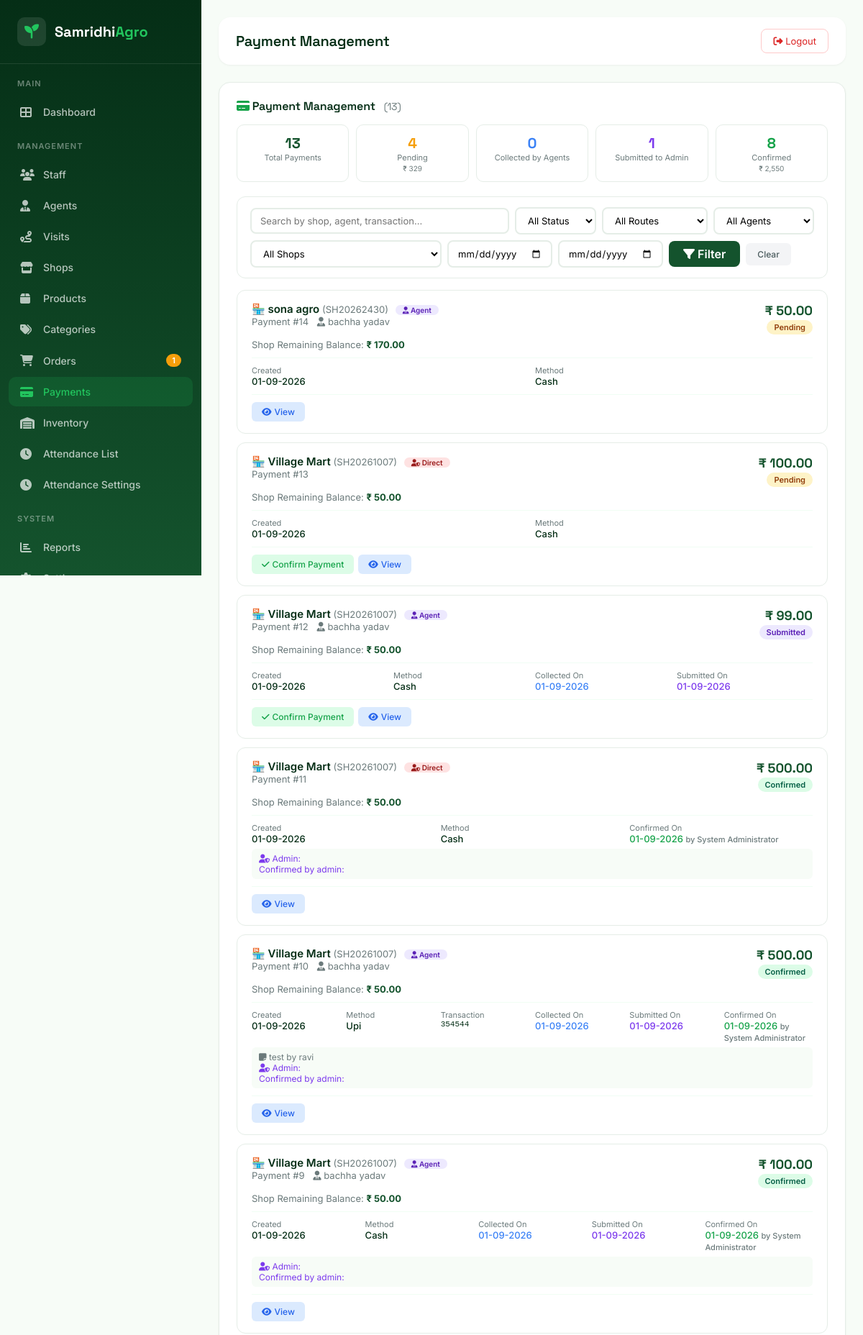
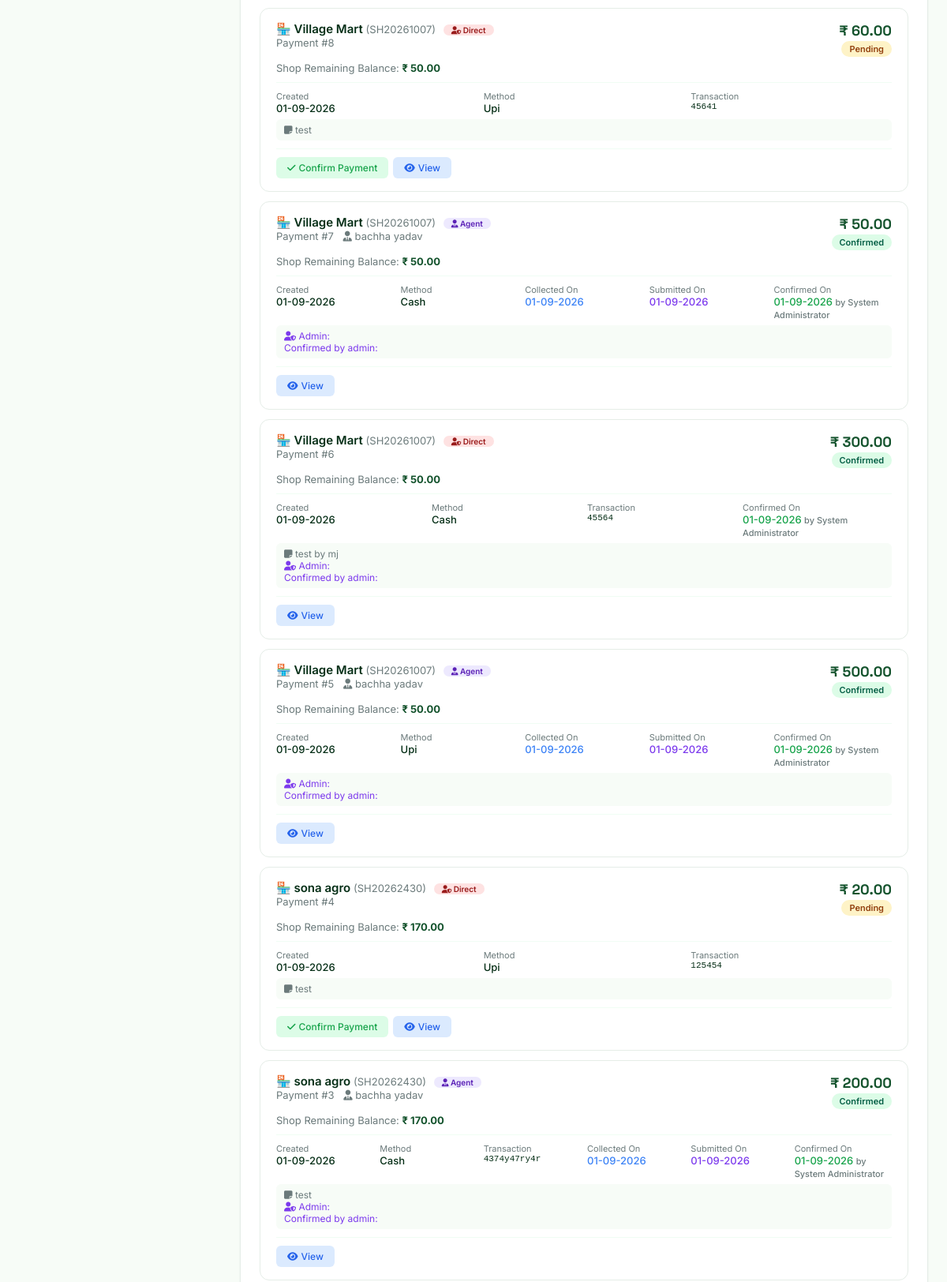
/admin/payments.php (signed in, upper part), run on the app's committed database (2 pictures, top to bottom).
### tables this page shows
CREATE TABLE `payments` (
  `id` int(11) NOT NULL,
  `shop_id` int(11) NOT NULL,
  `agent_id` int(11) DEFAULT NULL,
  `amount` decimal(12,2) NOT NULL,
  `pay_to` enum('agent','admin') NOT NULL DEFAULT 'agent',
  `payment_method` enum('cash','upi','bank_transfer','card','cheque') NOT NULL DEFAULT 'cash',
  `transaction_id` varchar(100) DEFAULT NULL,
  `notes` text DEFAULT NULL,
  `status` enum('pending','collected','submitted','confirmed') NOT NULL DEFAULT 'pending',
  `agent_collected_at` datetime DEFAULT NULL,
  `agent_collected_by` int(11) DEFAULT NULL,
  `submitted_at` datetime DEFAULT NULL,
  `submitted_by` int(11) DEFAULT NULL,
  `confirmed_at` datetime DEFAULT NULL,
  `confirmed_by` int(11) DEFAULT NULL,
  `admin_notes` text DEFAULT NULL,
  `created_by` int(11) NOT NULL,
  `created_at` datetime DEFAULT current_timestamp(),
  `updated_at` datetime DEFAULT current_timestamp() ON UPDATE current_timestamp()
);

CREATE TABLE `shops` (
  `id` int(11) NOT NULL,
  `user_id` int(11) NOT NULL,
  `shop_code` varchar(50) NOT NULL,
  `shop_name` varchar(100) NOT NULL,
  `shop_type` enum('retail','wholesale','both') NOT NULL DEFAULT 'retail',
  `owner_name` varchar(100) DEFAULT NULL,
  `phone` varchar(20) DEFAULT NULL,
  `email` varchar(100) DEFAULT NULL,
  `address` text DEFAULT NULL,
  `city` varchar(50) DEFAULT NULL,
  `state` varchar(50) DEFAULT NULL,
  `pincode` varchar(10) DEFAULT NULL,
  `gst_number` varchar(50) DEFAULT NULL,
  `establishment_year` int(4) DEFAULT NULL,
  `shop_category` varchar(50) NOT NULL DEFAULT 'grocery',
  `delivery_available` tinyint(1) NOT NULL DEFAULT 0,
  `working_hours_start` time DEFAULT NULL,
  `working_hours_end` time DEFAULT NULL,
  `weekend_days` varchar(100) DEFAULT NULL,
  `shop_image` varchar(255) DEFAULT NULL,
  `agent_id` int(11) DEFAULT NULL,
  `status` enum('pending','approved','rejected','suspended') NOT NULL DEFAULT 'pending',
  `approved_by` int(11) DEFAULT NULL,
  `approved_at` datetime DEFAULT NULL,
  `latitude` decimal(10,8) DEFAULT NULL,
  `longitude` decimal(11,8) DEFAULT NULL,
  `created_at` datetime NOT NULL DEFAULT current_timestamp(),
  `updated_at` datetime NOT NULL DEFAULT current_timestamp() ON UPDATE current_timestamp()
);

CREATE TABLE `users` (
  `id` int(11) NOT NULL,
  `username` varchar(50) NOT NULL,
  `email` varchar(100) NOT NULL,
  `password_hash` varchar(255) NOT NULL,
  `full_name` varchar(100) NOT NULL,
  `phone` varchar(20) DEFAULT NULL,
  `avatar` varchar(255) DEFAULT NULL,
  `role` enum('admin','staff','agent','shop') NOT NULL DEFAULT 'staff',
  `status` enum('active','inactive','suspended') NOT NULL DEFAULT 'active',
  `last_login` datetime DEFAULT NULL,
  `last_ip` varchar(45) DEFAULT NULL,
  `created_at` datetime NOT NULL DEFAULT current_timestamp(),
  `updated_at` datetime NOT NULL DEFAULT current_timestamp() ON UPDATE current_timestamp()
);

### admin/payments.php (the view, shortened to what the rows shown need)
<?php
require_once '../includes/admin_header.php';
$db = getDB();
$page = max(1, (int)($_GET['page'] ?? 1));
$perPage = PAGINATION_DEFAULT_LIMIT;
$offset = getPaginationOffset($page, $perPage);
$whereConditions = [];
$params = [];
$whereClause = !empty($whereConditions) ? 'WHERE ' . implode(' AND ', $whereConditions) : '';
$sql = "SELECT p.*,
        s.shop_name, s.shop_code, s.owner_name,
        ua.full_name as agent_name,
        uc.full_name as confirmed_by_name,
        (
            SELECT COALESCE(SUM(total_amount), 0)
            FROM orders
            WHERE shop_id = s.id AND status != 'cancelled'
        ) as total_dues,
        (
            SELECT COALESCE(SUM(amount), 0)
            FROM payments
            WHERE shop_id = s.id AND status = 'confirmed'
        ) as total_confirmed
        FROM payments p
        JOIN shops s ON p.shop_id = s.id
        LEFT JOIN agents a ON p.agent_id = a.id
        LEFT JOIN users ua ON a.user_id = ua.id
        LEFT JOIN users uc ON p.confirmed_by = uc.id
        $whereClause
        ORDER BY p.created_at DESC
        LIMIT ? OFFSET ?";
$queryParams = array_merge($params, [$perPage, $offset]);
$paymentList = $db->fetchAll($sql, $queryParams);
?>
<div class="content-card">
    <?php if (empty($paymentList)): ?>
        <div style="text-align: center; padding: 40px; color: #6B7A7B;">
            <i class="fas fa-wallet" style="font-size: 48px; display: block; margin-bottom: 12px; color: #D1D5DB;"></i>
            <p>No payments found</p>
        </div>
    <?php else: ?>
        <?php foreach ($paymentList as $payment): ?>
        <div class="payment-card">
            <div class="payment-header">
                <div>
                    <div class="payment-shop">
                        🏪 <?php echo escapeHtml($payment['shop_name']); ?>
                        <span style="font-size: 13px; color: #6B7A7B; font-weight: 400;">
                            (<?php echo escapeHtml($payment['shop_code']); ?>)
                        </span>
                        <span class="receiver-badge <?php echo $payment['pay_to']; ?>" style="margin-left: 6px;">
                            <i class="fas fa-<?php echo $payment['pay_to'] === 'agent' ? 'user-tie' : 'user-shield'; ?>"></i>
                            <?php echo $payment['pay_to'] === 'agent' ? 'Agent' : 'Direct'; ?>
                        </span>
                    </div>
                    <div style="font-size: 13px; color: #6B7A7B;">
                        Payment #<?php echo $payment['id']; ?>
                        <?php if ($payment['agent_name']): ?>
                            <span style="margin-left: 8px;">
                                <i class="fas fa-user-tie"></i> <?php echo escapeHtml($payment['agent_name']); ?>
                            </span>
                        <?php endif; ?>
                    </div>
                </div>
                <div style="text-align: right;">
                    <div class="payment-amount">₹ <?php echo number_format($payment['amount'], 2); ?></div>
                    <?php
                    $statusColors = [
                        'pending' => 'badge-warning',
                        'collected' => 'badge-info',
                        'submitted' => 'badge-primary',
                        'confirmed' => 'badge-success'
                    ];
                    $color = $statusColors[$payment['status']] ?? 'badge-warning';
                    ?>
                    <span class="badge-status <?php echo $color; ?>">
                        <?php echo ucfirst($payment['status']); ?>
                    </span>
                </div>
            </div>
            <div style="margin-top: 6px; font-size: 13px;">
                <span style="color: #6B7A7B;">Shop Remaining Balance:</span>
                <span class="remaining-amount <?php echo ($payment['remaining_amount'] ?? 0) <= 0 ? 'zero' : ''; ?>">
                    ₹ <?php echo number_format($payment['remaining_amount'] ?? 0, 2); ?>
                </span>
            </div>
            <div class="payment-details">
                <div class="detail-item">
                    <div class="detail-label">Created</div>
                    <div class="detail-value"><?php echo formatDate($payment['created_at']); ?></div>
                </div>
                <?php if ($payment['payment_method']): ?>
                <div class="detail-item">
                    <div class="detail-label">Method</div>
                    <div class="detail-value"><?php echo ucfirst($payment['payment_method']); ?></div>
                </div>
                <?php endif; ?>
                <?php if ($payment['transaction_id']): ?>
                <div class="detail-item">
                    <div class="detail-label">Transaction</div>
                    <div class="detail-value" style="font-size: 11px; font-family: monospace;"><?php echo escapeHtml($payment['transaction_id']); ?></div>
                </div>
                <?php endif; ?>
                <?php if ($payment['agent_collected_at']): ?>
                <div class="detail-item">
                    <div class="detail-label">Collected On</div>
                    <div class="detail-value" style="color: #3B82F6;"><?php echo formatDate($payment['agent_collected_at']); ?></div>
                </div>
                <?php endif; ?>
                <?php if ($payment['submitted_at']): ?>
                <div class="detail-item">
                    <div class="detail-label">Submitted On</div>
                    <div class="detail-value" style="color: #7C3AED;"><?php echo formatDate($payment['submitted_at']); ?></div>
                </div>
                <?php endif; ?>
                <?php if ($payment['confirmed_at']): ?>
                <div class="detail-item">
                    <div class="detail-label">Confirmed On</div>
                    <div class="detail-value" style="color: #16A34A;">
                        <?php echo formatDate($payment['confirmed_at']); ?>
                        <?php if ($payment['confirmed_by_name']): ?>
                            <span style="font-size: 11px; color: #6B7A7B;">by <?php echo escapeHtml($payment['confirmed_by_name']); ?></span>
                        <?php endif; ?>
                    </div>
                </div>
                <?php endif; ?>
            </div>
            <?php if (!empty($payment['admin_notes']) || !empty($payment['notes'])): ?>
            <div style="font-size: 12px; color: #6B7A7B; margin-top: 6px; background: #F7FCF7; padding: 6px 10px; border-radius: 6px;">
                <?php if (!empty($payment['notes'])): ?>
                    <div><i class="fas fa-sticky-note"></i> <?php echo nl2br(escapeHtml($payment['notes'])); ?></div>
                <?php endif; ?>
                <?php if (!empty($payment['admin_notes'])): ?>
                    <div style="color: #7C3AED;"><i class="fas fa-user-shield"></i> Admin: <?php echo nl2br(escapeHtml($payment['admin_notes'])); ?></div>
                <?php endif; ?>
            </div>
            <?php endif; ?>
            <div class="payment-actions">
                <?php if ($payment['status'] === 'pending' && $payment['pay_to'] === 'admin'): ?>
                    <button class="btn-action btn-confirm" onclick="confirmPayment(<?php echo $payment['id']; ?>, <?php echo $payment['amount']; ?>)">
                        <i class="fas fa-check"></i> Confirm Payment
                    </button>
                <?php elseif ($payment['status'] === 'submitted'): ?>
                    <button class="btn-action btn-confirm" onclick="confirmPayment(<?php echo $payment['id']; ?>, <?php echo $payment['amount']; ?>)">
                        <i class="fas fa-check"></i> Confirm Payment
                    </button>
                <?php endif; ?>
                <a href="payment-view.php?id=<?php echo $payment['id']; ?>" class="btn-action btn-view">
                    <i class="fas fa-eye"></i> View
                </a>
            </div>
        </div>
        <?php endforeach; ?>
    <?php endif; ?>
</div>
<?php require_once '../includes/admin_footer.php'; ?>

### data on the page
payments: shop.shop_name "sona agro", shop.shop_code "SH20262430", pay_to "Agent", id "14", agent_name "bachha yadav", amount "50.00", status "Pending", remaining_amount "170.00", created_at "01-09-2026", payment_method "Cash"
payments: shop.shop_name "Village Mart", shop.shop_code "SH20261007", pay_to "Direct", id "13", amount "100.00", status "Pending", remaining_amount "50.00", created_at "01-09-2026", payment_method "Cash"
payments: shop.shop_name "Village Mart", shop.shop_code "SH20261007", pay_to "Agent", id "12", agent_name "bachha yadav", amount "99.00", status "Submitted", remaining_amount "50.00", created_at "01-09-2026", payment_method "Cash", agent_collected_at "01-09-2026", submitted_at "01-09-2026"
payments: shop.shop_name "Village Mart", shop.shop_code "SH20261007", pay_to "Direct", id "11", amount "500.00", status "Confirmed", remaining_amount "50.00", created_at "01-09-2026", payment_method "Cash", confirmed_at "01-09-2026", users.full_name "System Administrator", admin_notes "Confirmed by admin:"
payments: shop.shop_name "Village Mart", shop.shop_code "SH20261007", pay_to "Agent", id "10", agent_name "bachha yadav", amount "500.00", status "Confirmed", remaining_amount "50.00", created_at "01-09-2026", payment_method "Upi", transaction "354544", agent_collected_at "01-09-2026", submitted_at "01-09-2026", confirmed_at "01-09-2026", users.full_name "System Administrator", notes "test by ravi", admin_notes "Confirmed by admin:"
payments: shop.shop_name "Village Mart", shop.shop_code "SH20261007", pay_to "Agent", id "9", agent_name "bachha yadav", amount "100.00", status "Confirmed", remaining_amount "50.00", created_at "01-09-2026", payment_method "Cash", agent_collected_at "01-09-2026", submitted_at "01-09-2026", confirmed_at "01-09-2026", users.full_name "System Administrator", admin_notes "Confirmed by admin:"
payments: shop.shop_name "Village Mart", shop.shop_code "SH20261007", pay_to "Direct", id "8", amount "60.00", status "Pending", remaining_amount "50.00", created_at "01-09-2026", payment_method "Upi", transaction "45641", notes "test"
payments: shop.shop_name "Village Mart", shop.shop_code "SH20261007", pay_to "Agent", id "7", agent_name "bachha yadav", amount "50.00", status "Confirmed", remaining_amount "50.00", created_at "01-09-2026", payment_method "Cash", agent_collected_at "01-09-2026", submitted_at "01-09-2026", confirmed_at "01-09-2026", users.full_name "System Administrator", admin_notes "Confirmed by admin:"
payments: shop.shop_name "Village Mart", shop.shop_code "SH20261007", pay_to "Direct", id "6", amount "300.00", status "Confirmed", remaining_amount "50.00", created_at "01-09-2026", payment_method "Cash", transaction "45564", confirmed_at "01-09-2026", users.full_name "System Administrator", notes "test by mj", admin_notes "Confirmed by admin:"
payments: shop.shop_name "Village Mart", shop.shop_code "SH20261007", pay_to "Agent", id "5", agent_name "bachha yadav", amount "500.00", status "Confirmed", remaining_amount "50.00", created_at "01-09-2026", payment_method "Upi", agent_collected_at "01-09-2026", submitted_at "01-09-2026", confirmed_at "01-09-2026", users.full_name "System Administrator", admin_notes "Confirmed by admin:"
payments: shop.shop_name "sona agro", shop.shop_code "SH20262430", pay_to "Direct", id "4", amount "20.00", status "Pending", remaining_amount "170.00", created_at "01-09-2026", payment_method "Upi", transaction "125454", notes "test"
payments: shop.shop_name "sona agro", shop.shop_code "SH20262430", pay_to "Agent", id "3", agent_name "bachha yadav", amount "200.00", status "Confirmed", remaining_amount "170.00", created_at "01-09-2026", payment_method "Cash", transaction "4374y47ry4r", agent_collected_at "01-09-2026", submitted_at "01-09-2026", confirmed_at "01-09-2026", users.full_name "System Administrator", notes "test", admin_notes "Confirmed by admin:"

### other printed values
$pendingOrders "1"
escapeHtml($pageTitle) "Payment Management"
$totalPayments "13"
$paymentStats['total'] "13"
$paymentStats['pending'] "4"
$paymentStats['pending_amount'] "329"
$paymentStats['collected'] "0"
$paymentStats['submitted'] "1"
$paymentStats['confirmed'] "8"
$paymentStats['confirmed_amount'] "2,550"
